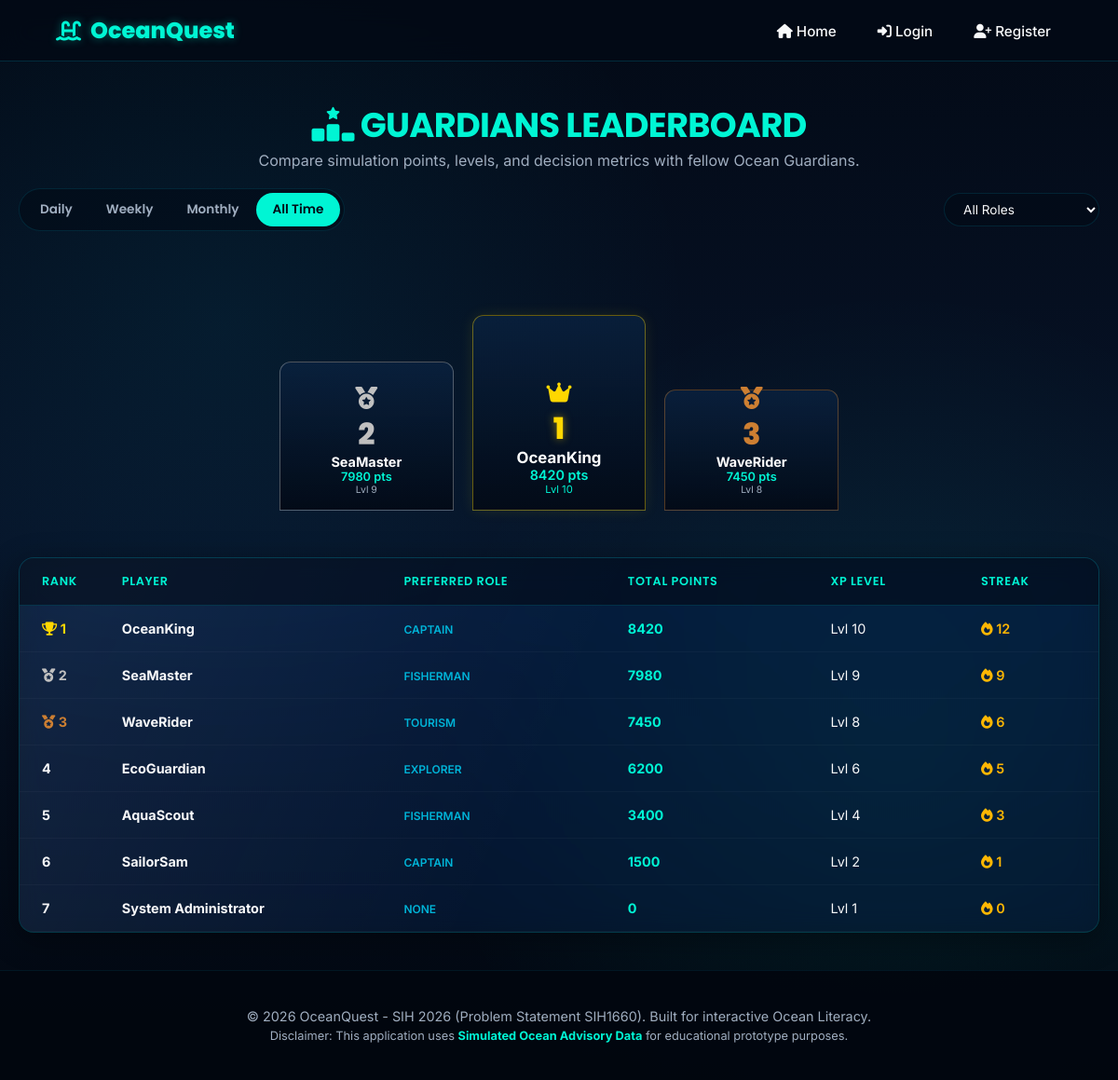
The app's page /leaderboard with its own data.
### tables this page shows
CREATE TABLE users (
                id INTEGER PRIMARY KEY AUTOINCREMENT,
                name TEXT NOT NULL,
                username TEXT UNIQUE NOT NULL,
                email TEXT UNIQUE NOT NULL,
                password_hash TEXT NOT NULL,
                selected_role TEXT,
                level INTEGER DEFAULT 1,
                xp INTEGER DEFAULT 0,
                points INTEGER DEFAULT 0,
                streak INTEGER DEFAULT 0,
                ocean_iq INTEGER DEFAULT 0,
                is_guest INTEGER DEFAULT 0,
                is_admin INTEGER DEFAULT 0,
                created_at TIMESTAMP DEFAULT CURRENT_TIMESTAMP
            );

### app.py (the view)
@app.route('/leaderboard')
def leaderboard():
    current_user_id = session.get('user_id', 0)
    period = request.args.get('period', 'all_time') # daily, weekly, monthly, all_time
    role = request.args.get('role', 'all') # all, fisherman, captain, tourism, explorer
    query = "SELECT * FROM users WHERE is_guest = 0"
    params = []
    if role != 'all':
        query += " AND selected_role = ?"
        params.append(role)
    query += " ORDER BY points DESC, level DESC, xp DESC"
    with get_db() as conn:
        cursor = conn.cursor()
        cursor.execute(query, params)
        all_players = [dict(r) for r in cursor.fetchall()]
        top_players = all_players[:3]
    return render_template(
        'leaderboard.html',
        all_players=all_players,
        top_players=top_players,
        current_user_id=current_user_id,
        active_period=period,
        active_role=role
    )

### app.py (called while the page is built)
def get_db():
    db = sqlite3.connect(DATABASE)
    db.row_factory = sqlite3.Row
    return db

### templates/leaderboard.html (shortened to what this page needs)
{% extends "base.html" %}
{% block content %}
<div class="container">
    <div style="text-align: center; margin-bottom: 20px;">
        <h1 style="font-size: 2.3rem; color: var(--primary-cyan);"><i class="fa-solid fa-ranking-star"></i> GUARDIANS LEADERBOARD</h1>
        <p style="color: var(--text-muted);">Compare simulation points, levels, and decision metrics with fellow Ocean Guardians.</p>
    </div>
    <div class="filter-bar">
        <div class="tab-group">
            <a href="{{ url_for('leaderboard', period='daily', role=active_role) }}" class="tab-btn {% if active_period == 'daily' %}active{% endif %}">Daily</a>
            <a href="{{ url_for('leaderboard', period='weekly', role=active_role) }}" class="tab-btn {% if active_period == 'weekly' %}active{% endif %}">Weekly</a>
            <a href="{{ url_for('leaderboard', period='monthly', role=active_role) }}" class="tab-btn {% if active_period == 'monthly' %}active{% endif %}">Monthly</a>
            <a href="{{ url_for('leaderboard', period='all_time', role=active_role) }}" class="tab-btn {% if active_period == 'all_time' %}active{% endif %}">All Time</a>
        </div>
        <div>
            <select class="select-filter" onchange="filterRole(this.value)">
                <option value="all" {% if active_role == 'all' %}selected{% endif %}>All Roles</option>
            </select>
        </div>
    </div>
    {% if top_players|length >= 1 %}
    <div class="podium-container">
        {% if top_players|length >= 2 %}
        <div class="podium-pedestal pedestal-2nd">
            <div class="podium-crown" style="color: #C0C0C0;"><i class="fa-solid fa-medal"></i></div>
            <div class="podium-rank rank-2nd">2</div>
            <div class="podium-name">{{ top_players[1].name }}</div>
            <div class="podium-score">{{ top_players[1].points }} pts</div>
            <span style="font-size: 0.65rem; color: var(--text-muted);">Lvl {{ top_players[1].level }}</span>
        </div>
        {% endif %}
        <div class="podium-pedestal pedestal-1st">
            <div class="podium-crown" style="color: #FFD700;"><i class="fa-solid fa-crown"></i></div>
            <div class="podium-rank rank-1st">1</div>
            <div class="podium-name" style="font-size: 1.05rem;">{{ top_players[0].name }}</div>
            <div class="podium-score" style="font-size: 0.9rem;">{{ top_players[0].points }} pts</div>
            <span style="font-size: 0.7rem; color: var(--primary-cyan);">Lvl {{ top_players[0].level }}</span>
        </div>
        {% if top_players|length >= 3 %}
        <div class="podium-pedestal pedestal-3rd">
            <div class="podium-crown" style="color: #CD7F32;"><i class="fa-solid fa-medal"></i></div>
            <div class="podium-rank rank-3rd">3</div>
            <div class="podium-name">{{ top_players[2].name }}</div>
            <div class="podium-score">{{ top_players[2].points }} pts</div>
            <span style="font-size: 0.65rem; color: var(--text-muted);">Lvl {{ top_players[2].level }}</span>
        </div>
        {% endif %}
    </div>
    {% endif %}
    <div class="glass-card leaderboard-table-card">
        <table class="leaderboard-table">
            <thead>
                <tr>
                    <th>Rank</th>
                    <th>Player</th>
                    <th>Preferred Role</th>
                    <th>Total Points</th>
                    <th>XP Level</th>
                    <th>Streak</th>
                </tr>
            </thead>
            <tbody>
                {% for player in all_players %}
                    <tr class="{% if player.id == current_user_id %}current-user-row{% endif %}">
                        <td class="rank-number">
                            {% if loop.index == 1 %}
                                <strong style="color:#FFD700;"><i class="fa-solid fa-trophy"></i> 1</strong>
                            {% elif loop.index == 2 %}
                                <strong style="color:#C0C0C0;"><i class="fa-solid fa-medal"></i> 2</strong>
                            {% elif loop.index == 3 %}
                                <strong style="color:#CD7F32;"><i class="fa-solid fa-medal"></i> 3</strong>
                            {% else %}
                                {{ loop.index }}
                            {% endif %}
                        </td>
                        <td>
                            <strong>{{ player.name }}</strong>
                        </td>
                        <td>
                            <span style="text-transform: uppercase; font-size: 0.75rem; font-weight: 600; color: var(--secondary-blue);">
                                {{ player.selected_role|default('None') }}
                            </span>
                        </td>
                        <td style="color: var(--primary-cyan); font-weight: 700;">{{ player.points }}</td>
                        <td>Lvl {{ player.level }}</td>
                        <td style="color: var(--color-caution); font-weight: 600;"><i class="fa-solid fa-fire"></i> {{ player.streak }}</td>
                    </tr>
                {% endfor %}
            </tbody>
        </table>
    </div>
</div>
{% endblock %}

### templates/base.html (shortened to what this page needs)
<!DOCTYPE html>
<html lang="en">
<head>
    <link rel="stylesheet" href="https://cdnjs.cloudflare.com/ajax/libs/font-awesome/6.4.0/css/all.min.css">
    <link rel="stylesheet" href="https://unpkg.com/leaflet@1.9.4/dist/leaflet.css"
 />
    <link rel="stylesheet" href="{{ url_for('static', filename='css/style.css') }}">
</head>
<body>
    <div class="bubbles-container" id="bubbles"></div>
    <nav class="navbar">
        <a href="{{ url_for('landing') }}" class="navbar-brand">
            <i class="fa-solid fa-water-ladder"></i> OceanQuest
        </a>
        <ul class="navbar-menu" id="navbar-menu">
            <li class="navbar-item"><a href="{{ url_for('landing') }}"
                    class="{% if request.path == '/' %}active{% endif %}"><i class="fa-solid fa-house"></i> Home</a>
            </li>
            {% if session.get('user_id') %}
            <li class="navbar-item"><a href="{{ url_for('dashboard') }}"
                    class="{% if request.path == '/dashboard' %}active{% endif %}"><i
                        class="fa-solid fa-chart-line"></i> Dashboard</a></li>
            <li class="navbar-item"><a href="{{ url_for('roles') }}"
                    class="{% if request.path == '/roles' %}active{% endif %}"><i
                        class="fa-solid fa-user-astronaut"></i> Play</a></li>
            <li class="navbar-item"><a href="{{ url_for('learn') }}"
                    class="{% if request.path == '/learn' %}active{% endif %}"><i
                        class="fa-solid fa-graduation-cap"></i> Learn</a></li>
            <li class="navbar-item"><a href="{{ url_for('ocean_map') }}"
                    class="{% if request.path == '/ocean-map' %}active{% endif %}"><i
                        class="fa-solid fa-map-location-dot"></i> Ocean Map</a></li>
            <li class="navbar-item"><a href="{{ url_for('passport') }}"
                    class="{% if request.path == '/passport' %}active{% endif %}"><i class="fa-solid fa-passport"></i>
                    Passport</a></li>
            <li class="navbar-item"><a href="{{ url_for('achievements') }}"
                    class="{% if request.path == '/achievements' %}active{% endif %}"><i class="fa-solid fa-trophy"></i>
                    Badges</a></li>
            <li class="navbar-item"><a href="{{ url_for('leaderboard') }}"
                    class="{% if request.path == '/leaderboard' %}active{% endif %}"><i
                        class="fa-solid fa-ranking-star"></i> Rank</a></li>
            {% if session.get('is_admin') %}
            <li class="navbar-item"><a href="{{ url_for('admin') }}"
                    class="{% if request.path == '/admin' %}active{% endif %}"><i class="fa-solid fa-user-shield"></i>
                    Admin</a></li>
            {% endif %}
            <li class="navbar-item"><a href="{{ url_for('logout') }}"><i class="fa-solid fa-right-from-bracket"></i>
                    Logout</a></li>
            {% else %}
            <li class="navbar-item"><a href="{{ url_for('login') }}"
                    class="{% if request.path == '/login' %}active{% endif %}"><i
                        class="fa-solid fa-right-to-bracket"></i> Login</a></li>
            <li class="navbar-item"><a href="{{ url_for('register') }}"
                    class="{% if request.path == '/register' %}active{% endif %}"><i class="fa-solid fa-user-plus"></i>
                    Register</a></li>
            {% endif %}
        </ul>
    </nav>
    <main>
        {% block content %}{% endblock %}
    </main>
    <footer>
        <p>&copy; 2026 OceanQuest - SIH 2026 (Problem Statement SIH1660). Built for interactive Ocean Literacy.</p>
        <p style="font-size: 0.8rem; margin-top: 5px; color: var(--text-muted);">Disclaimer: This application uses
            <strong style="color: var(--primary-cyan);">Simulated Ocean Advisory Data</strong> for educational prototype
            purposes.
        </p>
    </footer>
</body>
</html>

### static/css/style.css (style rules this page uses)
:root { --bg-dark: #030a16; --bg-deep-blue: #071930; --card-bg: rgba(10, 34, 64, 0.45); --border-glow: rgba(0, 245, 212, 0.15); --primary-cyan: #00F5D4; --secondary-blue: #00B4D8; --deep-aqua: #0077B6; --text-light: #F8F9FA; --text-muted: #A0AEC0; --color-safe: #2EC4B6; --color-caution: #FFB703; --color-warning: #FD9E02; --color-danger: #FF4D4D; --font-heading: 'Poppins', sans-serif; --font-body: 'Inter', sans-serif; }
* { box-sizing: border-box; margin: 0; padding: 0; }
body { background-color: var(--bg-dark); background-image: radial-gradient(circle at 20% 30%, rgba(0, 180, 216, 0.08) 0%, transparent 40%), radial-gradient(circle at 80% 70%, rgba(0, 245, 212, 0.08) 0%, transparent 40%), linear-gradient(180deg, #030a16 0%, #071328 50%, #02070f 100%); color: var(--text-light); font-family: var(--font-body); min-height: 100vh; overflow-x: hidden; position: relative; }
h1, h2, h3, h4, h5, h6 { font-family: var(--font-heading); letter-spacing: -0.02em; }
.bubbles-container { position: fixed; top: 0; left: 0; width: 100%; height: 100%; z-index: 0; pointer-events: none; overflow: hidden; }
.glass-card { background: var(--card-bg); backdrop-filter: blur(12px) saturate(180%); -webkit-backdrop-filter: blur(12px) saturate(180%); border: 1px solid var(--border-glow); border-radius: 16px; box-shadow: 0 8px 32px 0 rgba(0, 0, 0, 0.37); padding: 24px; transition: all 0.3s cubic-bezier(0.25, 0.8, 0.25, 1); position: relative; overflow: hidden; z-index: 1; }
.glass-card::before { content: ''; position: absolute; top: 0; left: -50%; width: 100%; height: 100%; background: linear-gradient(90deg, transparent, rgba(255, 255, 255, 0.05), transparent); transform: skewX(-25deg); transition: 0.75s; z-index: -1; }
.navbar { position: sticky; top: 0; background: rgba(3, 10, 22, 0.85); backdrop-filter: blur(15px); border-bottom: 1px solid rgba(0, 180, 216, 0.2); z-index: 1000; padding: 15px 5%; display: flex; justify-content: space-between; align-items: center; }
.navbar-brand { font-family: var(--font-heading); font-size: 1.5rem; font-weight: 800; color: var(--primary-cyan); text-decoration: none; display: flex; align-items: center; gap: 10px; text-shadow: 0 0 10px rgba(0, 245, 212, 0.4); }
.navbar-menu { display: flex; gap: 20px; list-style: none; }
.navbar-item a { color: var(--text-light); text-decoration: none; font-size: 0.95rem; font-weight: 500; transition: color 0.3s ease; padding: 8px 12px; border-radius: 8px; }
footer { background: rgba(2, 7, 15, 0.95); border-top: 1px solid rgba(0, 180, 216, 0.1); padding: 40px 5%; text-align: center; color: var(--text-muted); font-size: 0.9rem; z-index: 5; position: relative; }
.container { max-width: 1200px; margin: 0 auto; padding: 40px 20px; z-index: 5; position: relative; }

### records on screen
users: name "SeaMaster", points "7980", level "9", shows "2", selected_role "FISHERMAN", streak "9"
users: name "OceanKing", points "8420", level "10", selected_role "CAPTAIN", streak "12"
users: name "WaveRider", points "7450", level "8", shows "3", selected_role "TOURISM", streak "6"
users: name "EcoGuardian", selected_role "EXPLORER", points "6200", level "6", streak "5"
users: name "AquaScout", selected_role "FISHERMAN", points "3400", level "4", streak "3"
users: name "SailorSam", selected_role "CAPTAIN", points "1500", level "2", streak "1"
users: name "System Administrator", selected_role "NONE", points "0", level "1", streak "0"
